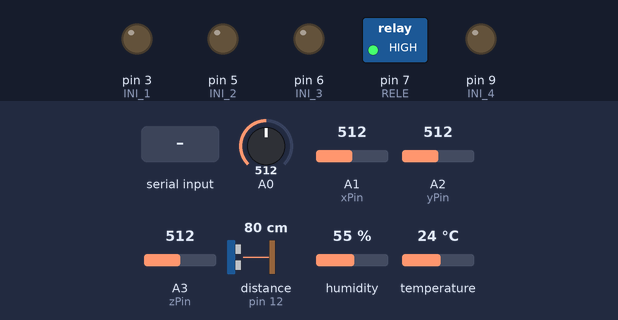
Recording of a sketch running on a simulated Arduino Uno, built with avr-gcc and run on an emulated ATmega328P. Parts: switched loads named in the sketch (green lamp = pin HIGH), output pins drawn as LEDs (lit = HIGH). Wiring (inferred from the names in the program): ultrasonic range finder: trigger pin 8; echo pin 12. The test bench sets the inputs (shaded band); at power-on: distance to the obstacle (sensor on pin 12) 80 cm, A0 = 512, A1 (xPin) = 512, A2 (yPin) = 512, A3 (zPin) = 512, humidity 55 %, temperature 24 °C. The echo pulse lasts 58.3 µs per cm; pins used as bus, display or sensor lines are not drawn; what the sketch prints to the serial monitor is not drawn.

Above: at 1.2 s.
1.3 s: distance to the obstacle (sensor on pin 12) set to 23 cm
2.8 s: distance to the obstacle (sensor on pin 12) set to 20 cm
At 3.2 s:
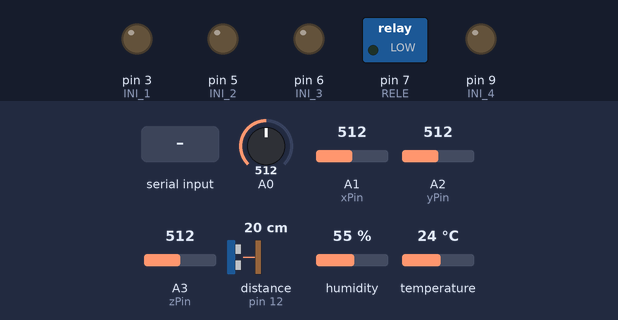
4.3 s: "a90\n" received over Serial
6.8 s: "r90\n" received over Serial
Timing chart, 0 to 9.8 s (numbered marks = the images above; inputs shaded):
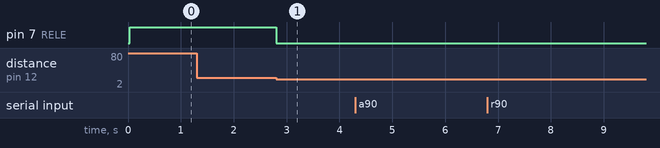

Measured:
- the behaviour switches between 22 and 21 cm on distance to the obstacle (sensor on pin 12) (found by bisection; images 0 and 1)
- after the input at 1.3 s, every drawn part: stays the same
- after the input at 2.8 s, pin 7 (RELE): HIGH → LOW at once

The sketch:

nasaDrone.ino
```cpp
/*  UMSS 24/04/2016   NASAEVENT
    Alexander Fidel Marquez ing INFORMATICA
    Neidy   Patricia Tapia Sillerico  ing ELECTRONICA
 --------------------><-------------------------------
 PINES USADOS
 MOTORES      3 - 5 - 6 - 9
 ULTRASONICO  8 -12
 RELE         7
 SHOCK        10
 DHT          4
*/
#include <DHT.h>
#define DHTPIN 4 //dato
#define DHTTYPE DHT11
#define PIN_TRIG 8  //ultrasonico
#define PIN_ECO  12  //ultrsonico
#define RELE     7
#define SHOCK    10
#define INI_1 3
#define INI_2 5
#define INI_3 6
#define INI_4 9
DHT dht(DHTPIN, DHTTYPE);
float temperatura,humedad,volumen_Gas;

const int xPin  = A1;
const int yPin  = A2;
const int zPin  = A3;

int x = 0, y = 0, z = 0,velocidad, tiempo;
char direccion,separador;

void setup()
{
    Serial.begin(9600);
    dht.begin();
    pinMode(PIN_TRIG, OUTPUT);  // pines de mi ultrasonico
    pinMode(PIN_ECO, INPUT);
    pinMode(RELE, OUTPUT);
    pinMode(INI_1,OUTPUT);
    pinMode(INI_2,OUTPUT);
    pinMode(INI_3,OUTPUT);
    pinMode(INI_4,OUTPUT);
    Serial.println("conectado");
    digitalWrite(PIN_TRIG,LOW);
    digitalWrite(RELE,LOW);
    digitalWrite(INI_1,LOW);
    digitalWrite(INI_2,LOW);
    digitalWrite(INI_3,LOW);
    digitalWrite(INI_4,LOW);

}

void loop()
{
    humedad = dht.readHumidity();//Lee humedad
    temperatura = dht.readTemperature(); // lee temperatura
    volumen_Gas = detector_gas(); // detecta gas
    x = analogRead(xPin);
    y = analogRead(yPin);
    z = analogRead(zPin);//lectura acelerometro
    x = constrain(map(x,349,281,0,90),0,90);
    y = constrain(map(y,341,345,0,90),0,90);
    z = constrain(map(z,425,357,0,90),0,90);
    if(ultrasonico_f () == 1 )
    {
       digitalWrite(RELE, HIGH);
    }
    else
    {
       digitalWrite(RELE, LOW);
    }
    leer();

}

float detector_gas()
{
    float vol;
    int sensorValue = analogRead(A0);
    vol=(float)sensorValue/1024*5.0;
    return vol;
}
int ultrasonico_f()
{
  int respuesta = 0;
  long duracion, distancia;  // Variables

  /* Hacer el disparo */
  digitalWrite(PIN_TRIG, LOW);
  delayMicroseconds(2);
  digitalWrite(PIN_TRIG, HIGH);  // Flanco ascendente
  delayMicroseconds(10);        // Duracion del pulso
  digitalWrite(PIN_TRIG, LOW);  // Flanco descendente
  /* Recepcion del eco de respuesta */
  duracion = pulseIn(PIN_ECO, HIGH);
  /* Calculo de la distancia efectiva */
  distancia = (duracion/2) / 29;
  if(distancia > 20)
  {
    respuesta = 1;
  }
  return   respuesta;
}

void adelante(int vel, int time)
{
  analogWrite(INI_1,vel);
  analogWrite(INI_2,0);
  analogWrite(INI_3,vel);
  analogWrite(INI_4,0);
  //analogWrite(enA,vel);
  //analogWrite(enB,vel);
  delay(time);
  detenido();
}
void reversa(int vel, int time)
{  //atras
  analogWrite(INI_1,0);
  analogWrite(INI_2,vel);
  analogWrite(INI_3,0);
  analogWrite(INI_4,vel);
  delay(time);
  detenido();
}
void derecha(int vel, int time)
{
  analogWrite(INI_1,0);
  analogWrite(INI_2,vel);
  analogWrite(INI_3,vel);
  analogWrite(INI_4,0);
  delay(time);
  detenido();
}
void izquierda(int vel, int time)
{
  analogWrite(INI_1,vel);
  analogWrite(INI_2,0);
  analogWrite(INI_3,0);
  analogWrite(INI_4,vel);
  delay(time);
  detenido();
}
void detenido()
{
  analogWrite(INI_1,0);
  analogWrite(INI_2,0);
  analogWrite(INI_3,0);
  analogWrite(INI_4,0);
}
void leer()
{
  if(Serial.available()>0) //
    {
      direccion = Serial.read();
      velocidad = Serial.parseInt();
      separador = Serial.read();
      tiempo = Serial.parseInt();
      if(direccion == 'a')// adelante
      {
        adelante(velocidad,tiempo);
      }
      if(direccion == 'r')//retro
      {
        reversa(velocidad,tiempo);
      }
      if(direccion == 'i')//izquierda
      {
        izquierda(velocidad,tiempo);
      }
      if(direccion == 'd')//derecha
      {
         derecha(velocidad,tiempo);
      }
    }
}
```
